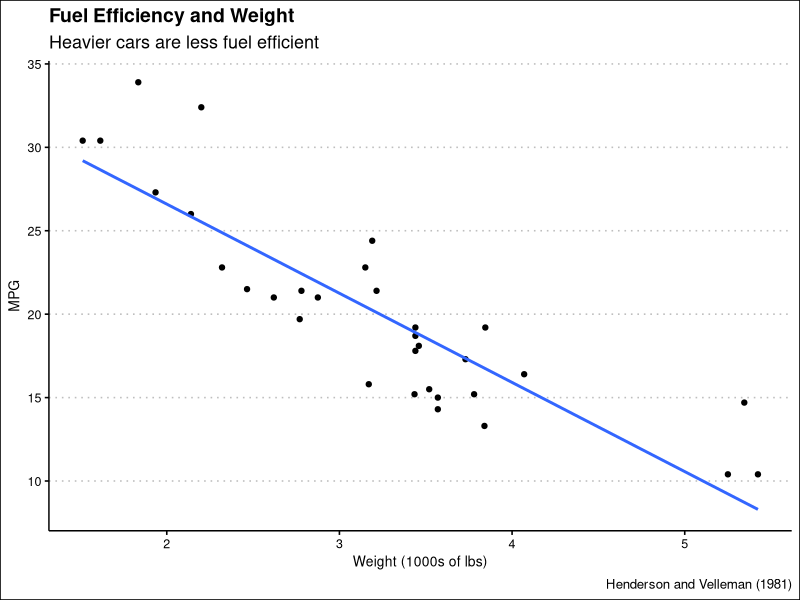

Write R code to recreate this figure.
library(tidyverse)
library(ggthemes)


car_plot <- mtcars |> 
  select(mpg, wt) |> 
  ggplot(aes(wt, mpg)) +
  geom_point() + 
  geom_smooth(method = "lm", formula = y ~ x, se = FALSE) + 
  theme_clean() + 
  labs(title = "Fuel Efficiency and Weight", subtitle = "Heavier cars are less fuel efficient", x = "Weight (1000s of lbs)", y = "MPG", caption = "Henderson and Velleman (1981)")

write_rds(car_plot, "car-plot.rds")

